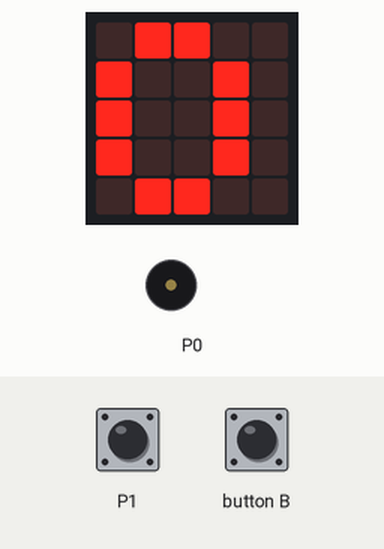
Recording of a program running on a simulated BBC micro:bit (MakeCode). Parts: the board's 5×5 LED display, buzzer (waves = sounding). Inputs (shaded band) come from the test bench.

Above: at 1.2 s.
1.3 s: touch pin P1 pressed for 0.15 s
At 1.8 s:
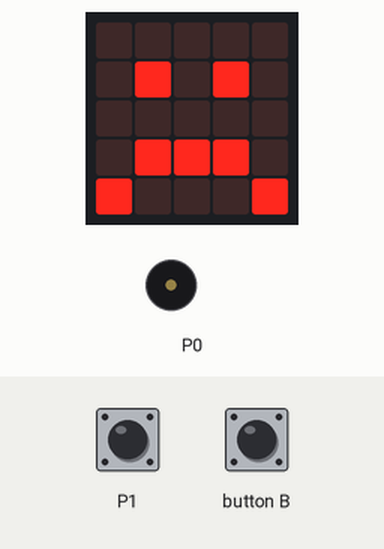
4.1 s: touch pin P1 pressed for 0.15 s
At 5.3 s:
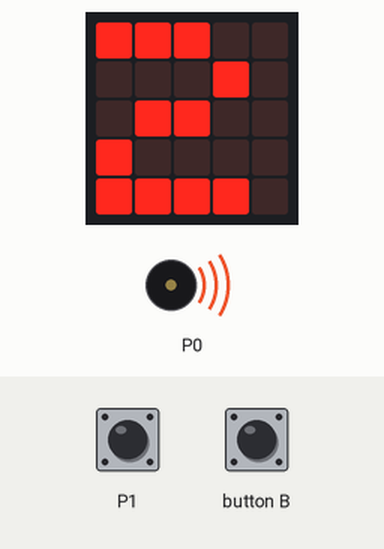
Timing chart, 0 to 7.1 s (numbered marks = the images above; inputs shaded):
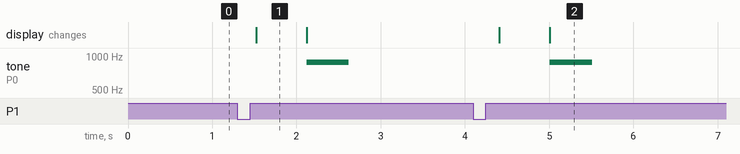

The program:

main.ts
```typescript
input.onButtonPressed(Button.B, function () {
    teller = 0
})
input.onPinPressed(TouchPin.P1, function () {
    teller += 1
    basic.showIcon(IconNames.Sad)
    music.playTone(880, music.beat(BeatFraction.Whole))
})
let teller = 0
teller = 0
basic.forever(function () {
    basic.showNumber(teller)
})
```

test.ts
```typescript
// tests gaan hier; deze zal niet worden gecompileerd wanneer dit pakket wordt gebruikt als extensie.
```

Measured:
- after the input at 1.3 s, tone on P0: silent → 880 Hz after 0.82 s, → silent 0.50 s later; the display: changes after 0.22 s (image 1)
- after the input at 4.1 s, tone on P0: silent → 880 Hz after 0.91 s, → silent 0.50 s later; the display: first changes after 0.31 s (image 2 shows a later state)
- what the display in image 1 shows lasts 0.6 s, from 1.5 s to 2.1 s
